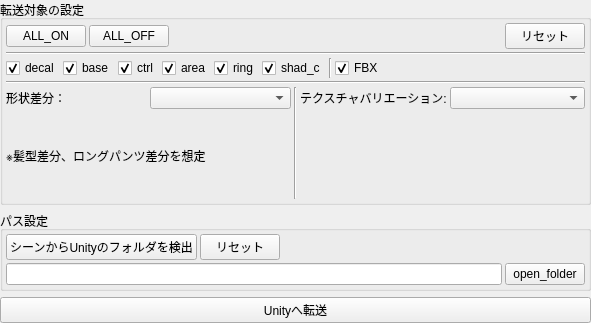
<?xml version="1.0" encoding="UTF-8"?>
<ui version="4.0">
 <class>Form</class>
 <widget class="QWidget" name="Form">
  <property name="geometry">
   <rect>
    <x>0</x>
    <y>0</y>
    <width>591</width>
    <height>323</height>
   </rect>
  </property>
  <property name="windowTitle">
   <string>Form</string>
  </property>
  <layout class="QVBoxLayout" name="verticalLayout_2">
   <property name="spacing">
    <number>6</number>
   </property>
   <property name="leftMargin">
    <number>0</number>
   </property>
   <property name="topMargin">
    <number>0</number>
   </property>
   <property name="rightMargin">
    <number>0</number>
   </property>
   <property name="bottomMargin">
    <number>0</number>
   </property>
   <item>
    <widget class="QGroupBox" name="groupBox">
     <property name="title">
      <string>転送対象の設定</string>
     </property>
     <layout class="QVBoxLayout" name="verticalLayout">
      <property name="spacing">
       <number>3</number>
      </property>
      <property name="leftMargin">
       <number>3</number>
      </property>
      <property name="topMargin">
       <number>3</number>
      </property>
      <property name="rightMargin">
       <number>3</number>
      </property>
      <property name="bottomMargin">
       <number>3</number>
      </property>
      <item>
       <layout class="QHBoxLayout" name="horizontalLayout_3">
        <item>
         <widget class="QPushButton" name="target_all_on_btn">
          <property name="text">
           <string>ALL_ON</string>
          </property>
         </widget>
        </item>
        <item>
         <widget class="QPushButton" name="target_all_off_btn">
          <property name="text">
           <string>ALL_OFF</string>
          </property>
         </widget>
        </item>
        <item>
         <spacer name="horizontalSpacer_2">
          <property name="orientation">
           <enum>Qt::Horizontal</enum>
          </property>
          <property name="sizeHint" stdset="0">
           <size>
            <width>40</width>
            <height>20</height>
           </size>
          </property>
         </spacer>
        </item>
        <item>
         <widget class="QPushButton" name="target_reset_btn">
          <property name="text">
           <string>リセット</string>
          </property>
         </widget>
        </item>
       </layout>
      </item>
      <item>
       <widget class="Line" name="line">
        <property name="orientation">
         <enum>Qt::Horizontal</enum>
        </property>
       </widget>
      </item>
      <item>
       <layout class="QHBoxLayout" name="horizontalLayout_7">
        <item>
         <layout class="QHBoxLayout" name="texture_cboxs_lay">
          <item>
           <widget class="QCheckBox" name="target_decal_cbox">
            <property name="text">
             <string>decal</string>
            </property>
            <property name="checked">
             <bool>true</bool>
            </property>
           </widget>
          </item>
          <item>
           <widget class="QCheckBox" name="target_base_cbox">
            <property name="text">
             <string>base</string>
            </property>
            <property name="checked">
             <bool>true</bool>
            </property>
           </widget>
          </item>
          <item>
           <widget class="QCheckBox" name="target_ctrl_cbox">
            <property name="text">
             <string>ctrl</string>
            </property>
            <property name="checked">
             <bool>true</bool>
            </property>
           </widget>
          </item>
          <item>
           <widget class="QCheckBox" name="target_area_cbox">
            <property name="text">
             <string>area</string>
            </property>
            <property name="checked">
             <bool>true</bool>
            </property>
           </widget>
          </item>
          <item>
           <widget class="QCheckBox" name="target_ring_cbox">
            <property name="text">
             <string>ring</string>
            </property>
            <property name="checked">
             <bool>true</bool>
            </property>
           </widget>
          </item>
          <item>
           <widget class="QCheckBox" name="target_ring_cbox_2">
            <property name="text">
             <string>shad_c</string>
            </property>
            <property name="checked">
             <bool>true</bool>
            </property>
           </widget>
          </item>
         </layout>
        </item>
        <item>
         <widget class="Line" name="line_4">
          <property name="orientation">
           <enum>Qt::Vertical</enum>
          </property>
         </widget>
        </item>
        <item>
         <layout class="QHBoxLayout" name="model_cbox_lay">
          <item>
           <widget class="QCheckBox" name="target_fbx_cbox">
            <property name="text">
             <string>FBX</string>
            </property>
            <property name="checked">
             <bool>true</bool>
            </property>
           </widget>
          </item>
         </layout>
        </item>
        <item>
         <spacer name="horizontalSpacer_3">
          <property name="orientation">
           <enum>Qt::Horizontal</enum>
          </property>
          <property name="sizeHint" stdset="0">
           <size>
            <width>40</width>
            <height>20</height>
           </size>
          </property>
         </spacer>
        </item>
       </layout>
      </item>
      <item>
       <widget class="Line" name="line_2">
        <property name="orientation">
         <enum>Qt::Horizontal</enum>
        </property>
       </widget>
      </item>
      <item>
       <layout class="QHBoxLayout" name="horizontalLayout_8">
        <item>
         <layout class="QVBoxLayout" name="verticalLayout_4">
          <item>
           <layout class="QHBoxLayout" name="horizontalLayout_9">
            <item>
             <widget class="QLabel" name="label_3">
              <property name="text">
               <string>形状差分：</string>
              </property>
             </widget>
            </item>
            <item>
             <widget class="QComboBox" name="dif_model_cmbbox"/>
            </item>
           </layout>
          </item>
          <item>
           <layout class="QHBoxLayout" name="horizontalLayout_10">
            <item>
             <widget class="QLabel" name="label_4">
              <property name="text">
               <string>※髪型差分、ロングパンツ差分を想定</string>
              </property>
             </widget>
            </item>
           </layout>
          </item>
         </layout>
        </item>
        <item>
         <widget class="Line" name="line_3">
          <property name="orientation">
           <enum>Qt::Vertical</enum>
          </property>
         </widget>
        </item>
        <item>
         <layout class="QVBoxLayout" name="verticalLayout_5" stretch="1,1">
          <item>
           <layout class="QHBoxLayout" name="horizontalLayout_11">
            <item>
             <widget class="QLabel" name="label_5">
              <property name="text">
               <string>テクスチャバリエーション:</string>
              </property>
             </widget>
            </item>
            <item>
             <widget class="QComboBox" name="tex_variation_cmbbox"/>
            </item>
           </layout>
          </item>
          <item>
           <spacer name="verticalSpacer">
            <property name="orientation">
             <enum>Qt::Vertical</enum>
            </property>
            <property name="sizeHint" stdset="0">
             <size>
              <width>20</width>
              <height>40</height>
             </size>
            </property>
           </spacer>
          </item>
         </layout>
        </item>
       </layout>
      </item>
     </layout>
    </widget>
   </item>
   <item>
    <widget class="QGroupBox" name="groupBox_2">
     <property name="title">
      <string>パス設定</string>
     </property>
     <layout class="QVBoxLayout" name="verticalLayout_3">
      <property name="spacing">
       <number>3</number>
      </property>
      <property name="leftMargin">
       <number>3</number>
      </property>
      <property name="topMargin">
       <number>3</number>
      </property>
      <property name="rightMargin">
       <number>3</number>
      </property>
      <property name="bottomMargin">
       <number>3</number>
      </property>
      <item>
       <layout class="QHBoxLayout" name="horizontalLayout">
        <item>
         <widget class="QPushButton" name="get_unity_path_btn">
          <property name="text">
           <string>シーンからUnityのフォルダを検出</string>
          </property>
         </widget>
        </item>
        <item>
         <widget class="QPushButton" name="reset_path_btn">
          <property name="text">
           <string>リセット</string>
          </property>
         </widget>
        </item>
        <item>
         <spacer name="horizontalSpacer">
          <property name="orientation">
           <enum>Qt::Horizontal</enum>
          </property>
          <property name="sizeHint" stdset="0">
           <size>
            <width>40</width>
            <height>20</height>
           </size>
          </property>
         </spacer>
        </item>
       </layout>
      </item>
      <item>
       <layout class="QHBoxLayout" name="horizontalLayout_2">
        <item>
         <widget class="QLineEdit" name="unity_workspace_path_txt"/>
        </item>
        <item>
         <widget class="QPushButton" name="open_folder_btn">
          <property name="text">
           <string>open_folder</string>
          </property>
         </widget>
        </item>
       </layout>
      </item>
     </layout>
    </widget>
   </item>
   <item>
    <widget class="QPushButton" name="data_send_to_unity_btn">
     <property name="text">
      <string>Unityへ転送</string>
     </property>
    </widget>
   </item>
  </layout>
 </widget>
 <resources/>
 <connections/>
</ui>
